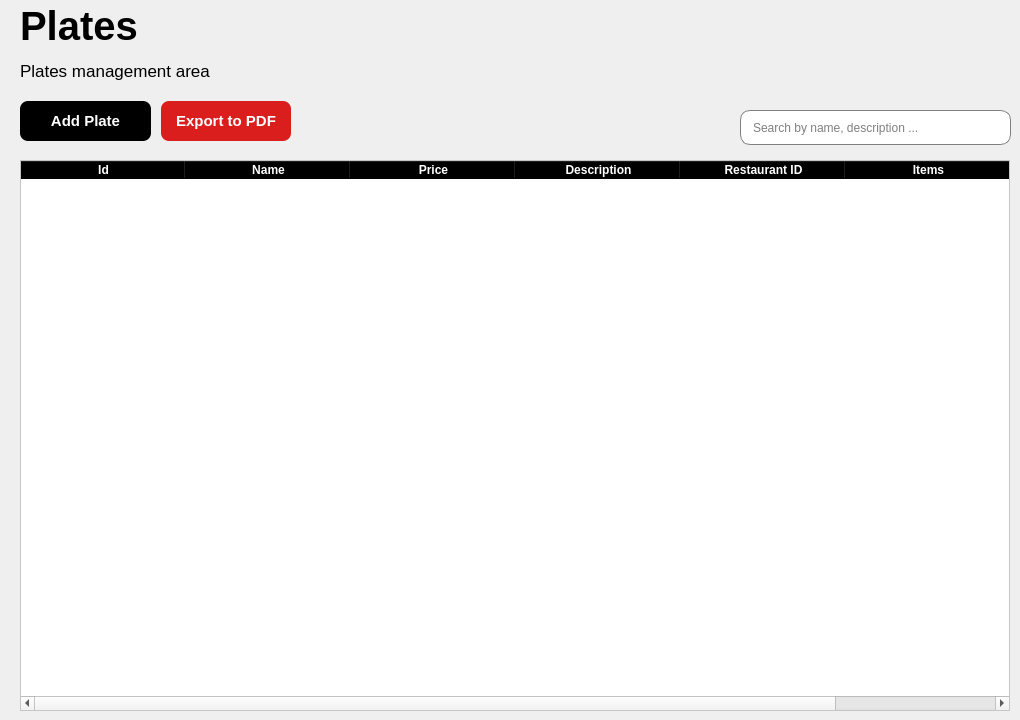
    <widget class="QWidget" name="page_platos">
     <widget class="QTableWidget" name="tabla_plates">
      <property name="geometry">
       <rect>
        <x>20</x>
        <y>160</y>
        <width>990</width>
        <height>551</height>
       </rect>
      </property>
      <property name="styleSheet">
       <string notr="true">QHeaderView::section{
	font-weight: bold;
	background-color: black;
	color: white;
}

QTableWidget{
	alternate-background-color: #B0EDFB;
	background-color: #FFFFFF;
}

QTableWidget::item, QTableView::item {
    background-color: #FFFFFF; 
}

QTableWidget::item:alternate, QTableView::item:alternate {
    background-color: #F2F2F2; 
}</string>
      </property>
      <property name="alternatingRowColors">
       <bool>true</bool>
      </property>
      <property name="selectionMode">
       <enum>QAbstractItemView::SelectionMode::NoSelection</enum>
      </property>
      <property name="textElideMode">
       <enum>Qt::TextElideMode::ElideMiddle</enum>
      </property>
      <property name="columnCount">
       <number>6</number>
      </property>
      <attribute name="horizontalHeaderVisible">
       <bool>true</bool>
      </attribute>
      <attribute name="horizontalHeaderCascadingSectionResizes">
       <bool>false</bool>
      </attribute>
      <attribute name="horizontalHeaderDefaultSectionSize">
       <number>165</number>
      </attribute>
      <attribute name="horizontalHeaderShowSortIndicator" stdset="0">
       <bool>false</bool>
      </attribute>
      <attribute name="horizontalHeaderStretchLastSection">
       <bool>true</bool>
      </attribute>
      <attribute name="verticalHeaderVisible">
       <bool>false</bool>
      </attribute>
      <attribute name="verticalHeaderCascadingSectionResizes">
       <bool>false</bool>
      </attribute>
      <attribute name="verticalHeaderStretchLastSection">
       <bool>false</bool>
      </attribute>
      <column>
       <property name="text">
        <string>Id</string>
       </property>
      </column>
      <column>
       <property name="text">
        <string>Name</string>
       </property>
      </column>
      <column>
       <property name="text">
        <string>Price</string>
       </property>
      </column>
      <column>
       <property name="text">
        <string>Description</string>
       </property>
      </column>
      <column>
       <property name="text">
        <string>Restaurant ID</string>
       </property>
      </column>
      <column>
       <property name="text">
        <string>Items</string>
       </property>
      </column>
     </widget>
     <widget class="QLineEdit" name="lineEdit_searchByNameDescription">
      <property name="geometry">
       <rect>
        <x>740</x>
        <y>110</y>
        <width>271</width>
        <height>35</height>
       </rect>
      </property>
      <property name="minimumSize">
       <size>
        <width>0</width>
        <height>35</height>
       </size>
      </property>
      <property name="maximumSize">
       <size>
        <width>16777215</width>
        <height>35</height>
       </size>
      </property>
      <property name="styleSheet">
       <string notr="true">QLineEdit{
	padding-left: 10px;
	border: 1px solid gray;
	border-radius: 10px;
}
</string>
      </property>
      <property name="placeholderText">
       <string>Search by name, description ...</string>
      </property>
     </widget>
     <widget class="QLabel" name="plates_tittle">
      <property name="geometry">
       <rect>
        <x>20</x>
        <y>0</y>
        <width>241</width>
        <height>51</height>
       </rect>
      </property>
      <property name="font">
       <font>
        <pointsize>30</pointsize>
        <bold>true</bold>
       </font>
      </property>
      <property name="text">
       <string>Plates</string>
      </property>
     </widget>
     <widget class="QWidget" name="layoutWidget_3">
      <property name="geometry">
       <rect>
        <x>20</x>
        <y>100</y>
        <width>271</width>
        <height>42</height>
       </rect>
      </property>
      <layout class="QHBoxLayout" name="horizontalLayout_7">
       <property name="spacing">
        <number>10</number>
       </property>
       <item>
        <widget class="QPushButton" name="btn_addPlate">
         <property name="minimumSize">
          <size>
           <width>0</width>
           <height>40</height>
          </size>
         </property>
         <property name="styleSheet">
          <string notr="true">QPushButton{
	
	background-color: rgb(0, 0, 0);
	color: white;
	border: none;
	border-radius: 8px;
	font-weight: bold;
	font-size: 15px
}

QPushButton:hover {
    background-color: rgb(50, 50, 50);
    cursor: pointer; 
}</string>
         </property>
         <property name="text">
          <string>Add Plate</string>
         </property>
        </widget>
       </item>
       <item>
        <widget class="QPushButton" name="btn_exportToPDF_2">
         <property name="minimumSize">
          <size>
           <width>0</width>
           <height>40</height>
          </size>
         </property>
         <property name="styleSheet">
          <string notr="true">QPushButton{
	
	background-color: rgb(218, 29, 29);
	color: white;
	border: none;
	border-radius: 8px;
	font-weight: bold;
	font-size: 15px;
}

QPushButton:hover {
    background-color: rgb(255, 56, 56); 
    cursor: pointer; 
}</string>
         </property>
         <property name="text">
          <string>Export to PDF</string>
         </property>
        </widget>
       </item>
      </layout>
     </widget>
     <widget class="QLabel" name="plates_management">
      <property name="geometry">
       <rect>
        <x>20</x>
        <y>50</y>
        <width>261</width>
        <height>41</height>
       </rect>
      </property>
      <property name="font">
       <font>
        <pointsize>13</pointsize>
       </font>
      </property>
      <property name="text">
       <string>Plates management area</string>
      </property>
     </widget>
    </widget>
